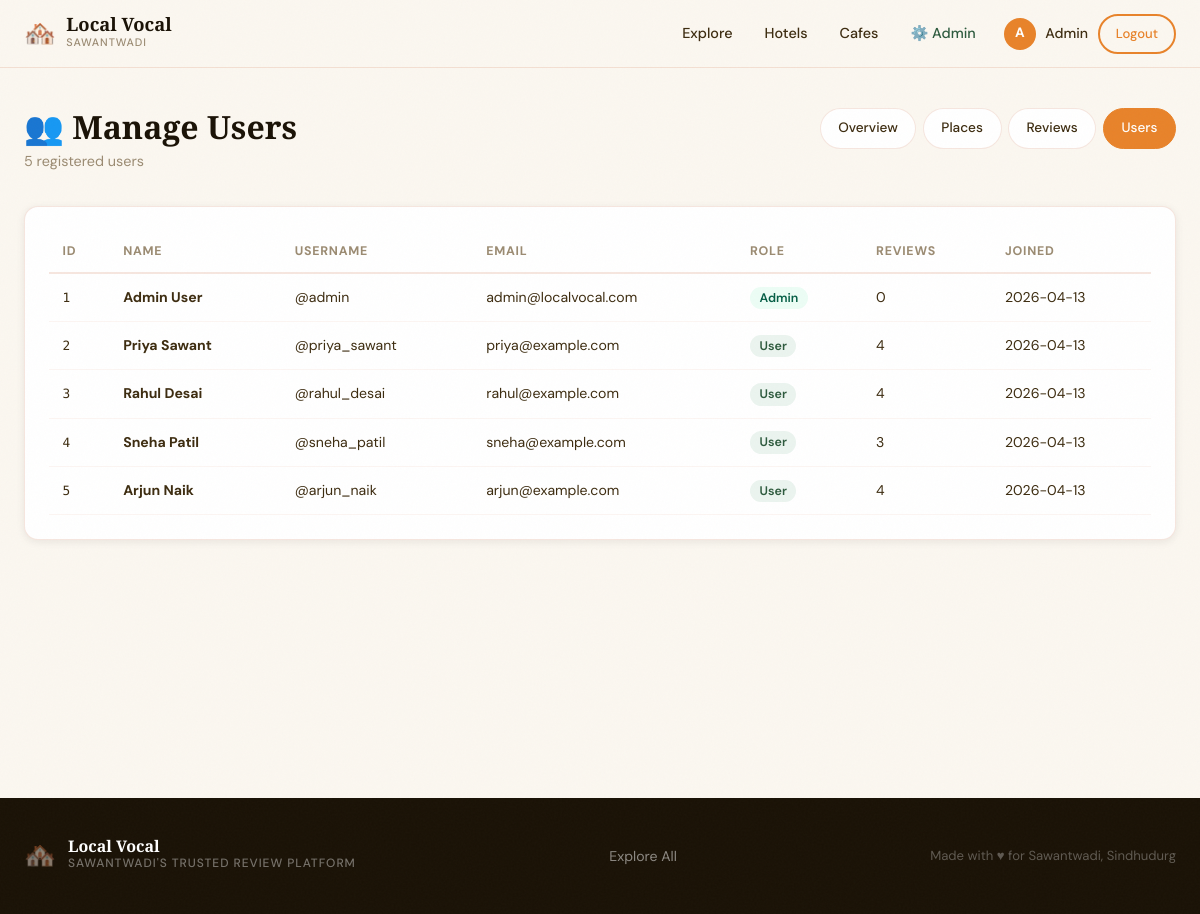
Page /admin/users (signed in) on the committed database.
### tables this page shows
CREATE TABLE users (
    id INTEGER PRIMARY KEY AUTOINCREMENT,
    username TEXT NOT NULL UNIQUE,
    name TEXT NOT NULL,
    email TEXT NOT NULL UNIQUE,
    password_hash TEXT NOT NULL,
    is_admin INTEGER DEFAULT 0,
    created_at TIMESTAMP DEFAULT CURRENT_TIMESTAMP
);

### app.py (the view)
@app.route('/admin/users')
@admin_required
def admin_users():
    db = get_db()
    users = db.execute('''
        SELECT u.*, COUNT(r.id) as review_count
        FROM users u LEFT JOIN reviews r ON r.user_id = u.id
        GROUP BY u.id ORDER BY u.created_at DESC
    ''').fetchall()
    return render_template('admin/users.html', users=users)

### app.py (called while the page is built)
def admin_required(f):
    @wraps(f)
    def decorated(*args, **kwargs):
        if 'user_id' not in session or not session.get('is_admin'):
            flash('Admin access required.', 'danger')
            return redirect(url_for('index'))
        return f(*args, **kwargs)
    return decorated

### database.py (called while the page is built)
def get_db():
    from flask import g
    if 'db' not in g:
        g.db = sqlite3.connect(DATABASE)
        g.db.row_factory = sqlite3.Row
        g.db.execute('PRAGMA foreign_keys = ON')
    return g.db

### templates/admin/users.html (shortened to what this page needs)
{% extends 'base.html' %}
{% block content %}
<div class="admin-page">
    <div class="container">
        <div class="admin-header">
            <div>
                <h1 class="admin-title">👥 Manage Users</h1>
                <p class="admin-sub">{{ users|length }} registered users</p>
            </div>
            <div class="admin-nav-pills">
                <a href="{{ url_for('admin_dashboard') }}" class="pill">Overview</a>
                <a href="{{ url_for('admin_places') }}" class="pill">Places</a>
                <a href="{{ url_for('admin_reviews') }}" class="pill">Reviews</a>
                <a href="{{ url_for('admin_users') }}" class="pill active">Users</a>
            </div>
        </div>
        <div class="admin-panel">
            <div class="table-wrap">
                <table class="admin-table">
                    <thead>
                        <tr><th>ID</th><th>Name</th><th>Username</th><th>Email</th><th>Role</th><th>Reviews</th><th>Joined</th></tr>
                    </thead>
                    <tbody>
                        {% for u in users %}
                        <tr>
                            <td class="id-cell">{{ u.id }}</td>
                            <td><strong>{{ u.name }}</strong></td>
                            <td>@{{ u.username }}</td>
                            <td>{{ u.email }}</td>
                            <td>
                                {% if u.is_admin %}
                                    <span class="status-pill status-active">Admin</span>
                                {% else %}
                                    <span class="cat-pill">User</span>
                                {% endif %}
                            </td>
                            <td>{{ u.review_count }}</td>
                            <td>{{ u.created_at[:10] }}</td>
                        </tr>
                        {% endfor %}
                    </tbody>
                </table>
            </div>
        </div>
    </div>
</div>
{% endblock %}

### templates/base.html (shortened to what this page needs)
<!DOCTYPE html>
<html lang="en">
<head>
    <link rel="stylesheet" href="{{ url_for('static', filename='css/style.css') }}">
</head>
<body>
    <nav class="navbar">
        <div class="nav-container">
            <a href="{{ url_for('index') }}" class="nav-brand">
                <span class="brand-icon">🏘️</span>
                <div class="brand-text">
                    <span class="brand-name">Local Vocal</span>
                    <span class="brand-sub">Sawantwadi</span>
                </div>
            </a>
            <div class="nav-links" id="navLinks">
                <a href="{{ url_for('index') }}" class="nav-link {% if request.endpoint == 'index' %}active{% endif %}">Explore</a>
                <a href="{{ url_for('index') }}?category={{ categories|selectattr('name','eq','Hotels')|map(attribute='id')|first|default('') }}" class="nav-link">Hotels</a>
                <a href="{{ url_for('index') }}?category={{ categories|selectattr('name','eq','Cafes')|map(attribute='id')|first|default('') }}" class="nav-link">Cafes</a>
                {% if session.get('is_admin') %}
                    <a href="{{ url_for('admin_dashboard') }}" class="nav-link nav-admin">⚙️ Admin</a>
                {% endif %}
                {% if session.get('user_id') %}
                    <div class="nav-user">
                        <span class="user-avatar">{{ session.name[0]|upper }}</span>
                        <span class="user-name">{{ session.name.split()[0] }}</span>
                        <a href="{{ url_for('logout') }}" class="btn btn-outline btn-sm">Logout</a>
                    </div>
                {% else %}
                    <a href="{{ url_for('login') }}" class="btn btn-outline btn-sm">Login</a>
                    <a href="{{ url_for('register') }}" class="btn btn-primary btn-sm">Join</a>
                {% endif %}
            </div>
        </div>
    </nav>
    <main>
        {% block content %}{% endblock %}
    </main>
    <footer class="footer">
        <div class="footer-container">
            <div class="footer-brand">
                <span class="brand-icon">🏘️</span>
                <div>
                    <div class="brand-name">Local Vocal</div>
                    <div class="brand-sub">Sawantwadi's trusted review platform</div>
                </div>
            </div>
            <div class="footer-links">
                <a href="{{ url_for('index') }}">Explore All</a>
            </div>
            <div class="footer-note">
                Made with ♥ for Sawantwadi, Sindhudurg
            </div>
        </div>
    </footer>
</body>
</html>

### rows in the picture
users: name "Admin", id "1", name "Admin User", username "admin", email "admin@localvocal.com", is_admin "Admin", review_count "0", created_at "2026-04-13"
users: id "2", name "Priya Sawant", username "priya_sawant", email "priya@example.com", is_admin "User", review_count "4", created_at "2026-04-13"
users: id "3", name "Rahul Desai", username "rahul_desai", email "rahul@example.com", is_admin "User", review_count "4", created_at "2026-04-13"
users: id "4", name "Sneha Patil", username "sneha_patil", email "sneha@example.com", is_admin "User", review_count "3", created_at "2026-04-13"
users: id "5", name "Arjun Naik", username "arjun_naik", email "arjun@example.com", is_admin "User", review_count "4", created_at "2026-04-13"

### other values in the picture
{{ session.name[0]|upper }} "A"
{{ users|length }} "5"
